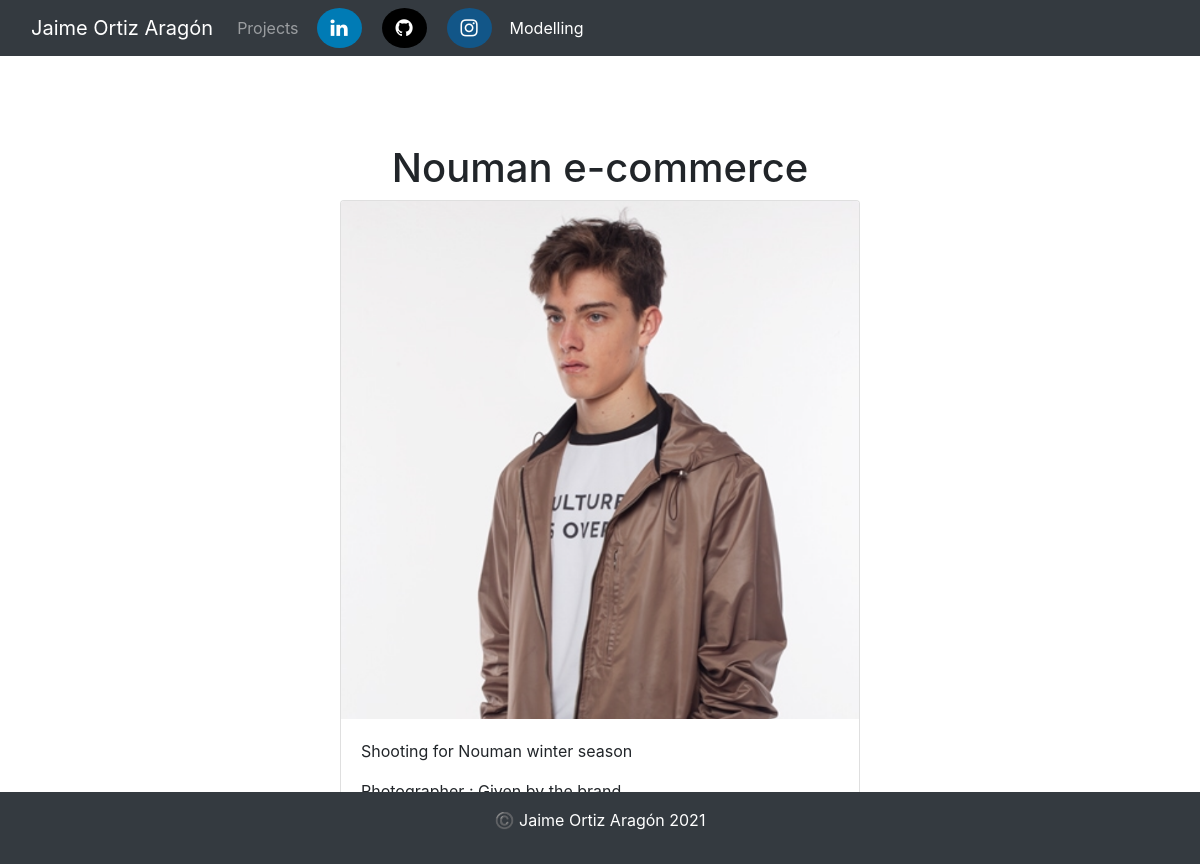
Page /model/13/ on the earlier database version.
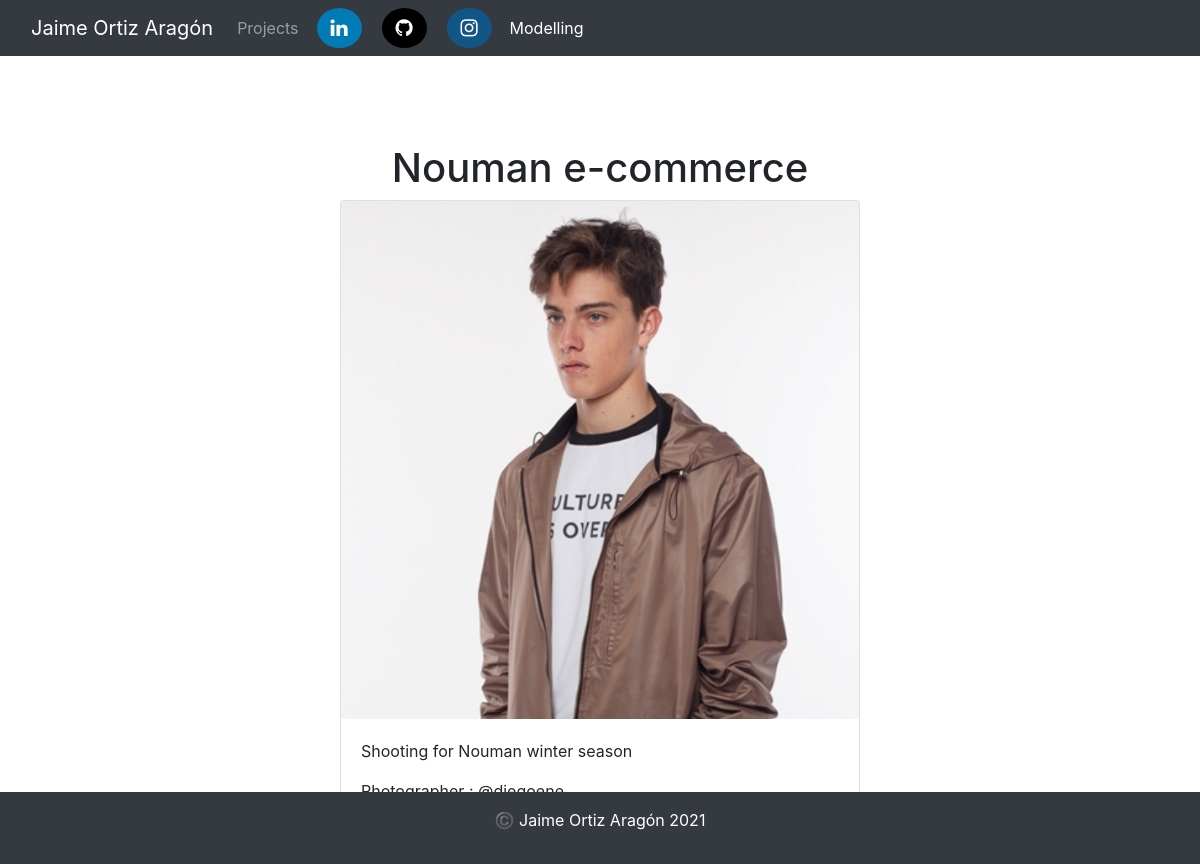
Same page on the later database version.
### model/models.py (models this page shows, shortened)
class Shooting(models.Model):
    title = models.CharField(max_length=30)
    description = models.TextField()
    location = models.CharField(max_length=50)
    photographer = models.CharField(max_length=50)
    image = models.ImageField(upload_to='images/')
    def tall_shooting(self):
        width, height = get_image_dimensions(self.image)
        if width > height:
            return False
        else:
            return True

### model/views.py (the view)
# urls.py: path('<int:shooting_id>/', views.show_shooting, name='shooting'),
def show_shooting(request, shooting_id):
    shooting = get_object_or_404(Shooting, pk=shooting_id)
    return render(request, 'model/shooting.html', {'shooting': shooting})

### model/templates/model/shooting.html (shortened to what this page needs)
<!DOCTYPE html>
<html lang="en">
    <head>
        {% load static %}
        <link rel="stylesheet" href="https://maxcdn.bootstrapcdn.com/bootstrap/4.0.0/css/bootstrap.min.css">
        <link rel="stylesheet" href="https://cdnjs.cloudflare.com/ajax/libs/font-awesome/4.7.0/css/font-awesome.min.css">
    </head>
    <body>
        <header>
            <nav class="navbar navbar-expand-lg navbar-dark bg-dark">
                <div class="container-fluid">
                  <a class="navbar-brand" href="/">Jaime Ortiz Aragón</a>
                  <div class="collapse navbar-collapse" id="navbarNavAltMarkup">
                    <div class="navbar-nav">
                      <a class="nav-link" href="project">Projects</a>
                      <a href="https://www.linkedin.com/in/jaime-ortiz-arag%C3%B3n-0380881a4/" class="fa fa-linkedin"></a>
                      <a href="https://github.com/imjaimeortiz" class="fa fa-github"></a>
                      <a href="https://www.instagram.com/imjaimeortiz/" class="fa fa-instagram"></a>
                      <a class="nav-link active" href="/model">Modelling</a>
                      </div>
                  </div>
                </div>
              </nav>
        </header>
        <main>
          <br/>
          <br/>
          <br/>
          <h1 class="text-center pt-3">{{ shooting.title }}</h1>
          {% if shooting.tall_shooting %}
          <div style="max-height: 550px; max-width: 550px;" class="container">
          {% else %}
          <div style="max-height: 550px; max-width: 1000px;" class="container">
          {% endif %}
            <div class="card mb-4 box-shadow">
              <img  class="card-img-top" src="{{ shooting.image.url }}">
              <div class="card-body">
                <p class="card-text">{{ shooting.description }}</p>
                <p class="card-text">Photographer : {{ shooting.photographer }}</p>
                <p class="card-text">Location : {{ shooting.location }}</p>
              </div>
            </div>
        </div>
        </main>
        <footer class="text-muted py-3 bg-dark" id="footer">
          <div class="container text-center text-white">
            <p>©️ Jaime Ortiz Aragón {% now "Y" %}</p>
          </div>
      </footer>
    </body>
</html>

Differences in the rows shown:
changed Shooting "Nouman e-commerce": photographer "Given by the brand" → "@diegoene"
